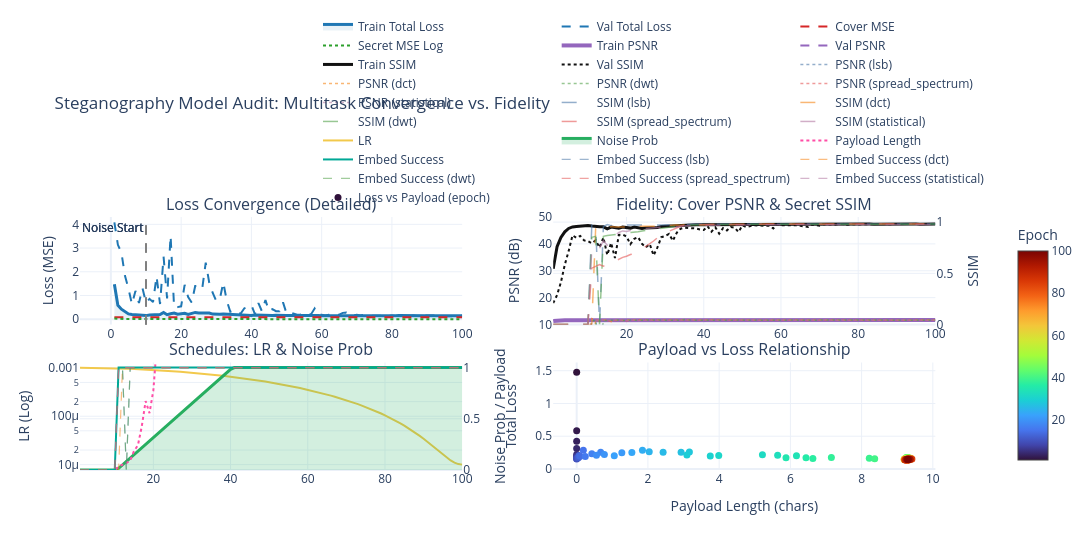

The cell this chart's notebook holds for it:
### Code cell
import plotly.graph_objects as go
from plotly.subplots import make_subplots
import pandas as pd
import os

hist_dict = history.history if hasattr(history, 'history') else history

# Save to CSV
filename = os.path.join(data_dir, 'training_history.csv')
df = pd.DataFrame(hist_dict)
df.index.name = 'epoch'
df.to_csv(filename)

epochs = list(range(1, len(next(iter(hist_dict.values()))) + 1))

# Create 3 subplots
fig = make_subplots(
    rows=2, cols=2,
    subplot_titles=(
        "Loss Convergence (Detailed)",
        "Fidelity: Cover PSNR & Secret SSIM",
        "Schedules: LR & Noise Prob",
        "Payload vs Loss Relationship"
    ),
    horizontal_spacing=0.1,
    vertical_spacing=0.15,
    specs=[
        [{"secondary_y": False}, {"secondary_y": True}],
        [{"secondary_y": True}, {"secondary_y": False}]
    ]
)

# --- Panel 1: Losses with High Contrast & Fills ---
# Total Loss (primary)
fig.add_trace(go.Scatter(
    x=epochs, y=hist_dict['loss'],
    name="Train Total Loss",
    line=dict(color='#1f77b4', width=3),
    fill='tozeroy',
    fillcolor='rgba(31, 119, 180, 0.1)'
), row=1, col=1)

# Validation Loss
if 'val_loss' in hist_dict:
    fig.add_trace(go.Scatter(
        x=epochs, y=hist_dict['val_loss'],
        name="Val Total Loss",
        line=dict(color='#1f77b4', width=2, dash='dash')
    ), row=1, col=1)

# Cover loss
fig.add_trace(go.Scatter(
    x=epochs, y=hist_dict['cover_loss'],
    name="Cover MSE",
    line=dict(color='#d62728', width=2, dash='dash')
), row=1, col=1)

# Secret loss
fig.add_trace(go.Scatter(
    x=epochs, y=hist_dict['secret_loss'],
    name="Secret MSE Log",
    line=dict(color='#2ca02c', width=2, dash='dot')
), row=1, col=1)

# --- Panel 2: Fidelity (PSNR & SSIM) ---
# --- PSNR (Purple family) ---
if 'cover_psnr' in hist_dict:
    fig.add_trace(go.Scatter(
        x=epochs, y=hist_dict['cover_psnr'],
        name="Train PSNR",
        line=dict(color='#9467bd', width=4)
    ), row=1, col=2, secondary_y=False)

if 'val_cover_psnr' in hist_dict:
    fig.add_trace(go.Scatter(
        x=epochs, y=hist_dict['val_cover_psnr'],
        name="Val PSNR",
        line=dict(color='#9467bd', width=2, dash='dash')
    ), row=1, col=2, secondary_y=False)

# --- SSIM (Black family) ---
if 'secret_ssim' in hist_dict:
    fig.add_trace(go.Scatter(
        x=epochs, y=hist_dict['secret_ssim'],
        name="Train SSIM",
        line=dict(color='#111111', width=3)
    ), row=1, col=2, secondary_y=True)

if 'val_secret_ssim' in hist_dict:
    fig.add_trace(go.Scatter(
        x=epochs, y=hist_dict['val_secret_ssim'],
        name="Val SSIM",
        line=dict(color='#111111', width=2, dash='dot')
    ), row=1, col=2, secondary_y=True)

methods = ['lsb', 'dct', 'dwt', 'spread_spectrum', 'statistical']
method_colors = {
    'lsb': '#4C78A8',
    'dct': '#F58518',
    'dwt': '#54A24B',
    'spread_spectrum': '#E45756',
    'statistical': '#B279A2'
}

# PSNR per method
for m in methods:
    key = f'psnr_{m}'
    if key in hist_dict:
        fig.add_trace(go.Scatter(
            x=epochs,
            y=hist_dict[key],
            name=f"PSNR ({m})",
            line=dict(color=method_colors[m], width=1.5, dash='dot'),
            opacity=0.6
        ), row=1, col=2, secondary_y=False)

# SSIM per method
for m in methods:
    key = f'ssim_{m}'
    if key in hist_dict:
        fig.add_trace(go.Scatter(
            x=epochs,
            y=hist_dict[key],
            name=f"SSIM ({m})",
            line=dict(color=method_colors[m], width=1.5, dash='longdash'),
            opacity=0.6
        ), row=1, col=2, secondary_y=True)

# --- Panel 3: Schedules ---
# Learning rate (yellow)
if 'lr' in hist_dict:
    fig.add_trace(go.Scatter(
        x=epochs, y=hist_dict['lr'],
        name="LR",
        line=dict(color='#f2c94c', width=2)
    ), row=2, col=1, secondary_y=False)

# Noise probability (green)
if 'noise_prob' in hist_dict:
    fig.add_trace(go.Scatter(
        x=epochs, y=hist_dict['noise_prob'],
        name="Noise Prob",
        line=dict(color='#27ae60', width=3),
        fill='tozeroy',
        fillcolor='rgba(39, 174, 96, 0.2)'
    ), row=2, col=1, secondary_y=True)

# Payload (pink)
if 'payload_len' in hist_dict:
    fig.add_trace(go.Scatter(
        x=epochs, y=hist_dict['payload_len'],
        name="Payload Length",
        line=dict(color='#ff4da6', width=2, dash='dot')
    ), row=2, col=1, secondary_y=True)

if 'embed_success' in hist_dict:
    fig.add_trace(go.Scatter(
        x=epochs, y=hist_dict['embed_success'],
        name="Embed Success",
        line=dict(color='#00a896', width=2)
    ), row=2, col=1, secondary_y=True)

for m in methods:
    key = f'embed_success_{m}'
    if key in hist_dict:
        fig.add_trace(go.Scatter(
            x=epochs, y=hist_dict[key],
            name=f"Embed Success ({m})",
            line=dict(color=method_colors[m], width=1.2, dash='dash'),
            opacity=0.55
        ), row=2, col=1, secondary_y=True)

# --- Panel 3: Payload Scatterplot ---
if 'payload_len' in hist_dict:
    fig.add_trace(go.Scatter(
        x=hist_dict['payload_len'],
        y=hist_dict['loss'],
        mode='markers',
        name="Loss vs Payload (epoch)",
        marker=dict(
            size=7,
            color=epochs,
            colorscale='Turbo',  # better than Viridis for progression
            showscale=True,
            colorbar=dict(title="Epoch")
        )
    ), row=2, col=2)

# --- Formatting ---
# Panel 1
fig.update_yaxes(title_text="Loss (MSE)", row=1, col=1)

# Panel 2
fig.update_yaxes(title_text="PSNR (dB)", range=[
                 10, 50], row=1, col=2, secondary_y=False)
fig.update_yaxes(title_text="SSIM", range=[
                 0, 1.05], row=1, col=2, secondary_y=True)

# Panel 3
fig.update_yaxes(type="log", title_text="LR (Log)",
                 row=2, col=1, secondary_y=False)
fig.update_yaxes(title_text="Noise Prob / Payload",
                 range=[0, 1.05], row=2, col=1, secondary_y=True)

# Panel 4
fig.update_xaxes(title_text="Payload Length (chars)", row=2, col=2)
fig.update_yaxes(title_text="Total Loss", row=2, col=2)

for col, row in [(1, 1), (1, 2), (2, 1)]:
    fig.add_vline(
        x=START_NOISE_EP,
        line_dash="dash",
        line_color="gray",
        annotation_text="Noise Start",
        annotation_position="top left",
        row=1, col=1
    )

fig.update_layout(
    height=550, width=1800,
    title_text="Steganography Model Audit: Multitask Convergence vs. Fidelity",
    template="plotly_white",
    hovermode="x unified",  # Shows all values in one tooltip when hovering
    legend=dict(orientation="h", yanchor="bottom",
                y=1.02, xanchor="right", x=1)
)

pdf_path = os.path.join(data_dir, "training_plot.pdf")
fig.write_image(pdf_path, format="pdf", width=1800, height=550)
fig.show()
